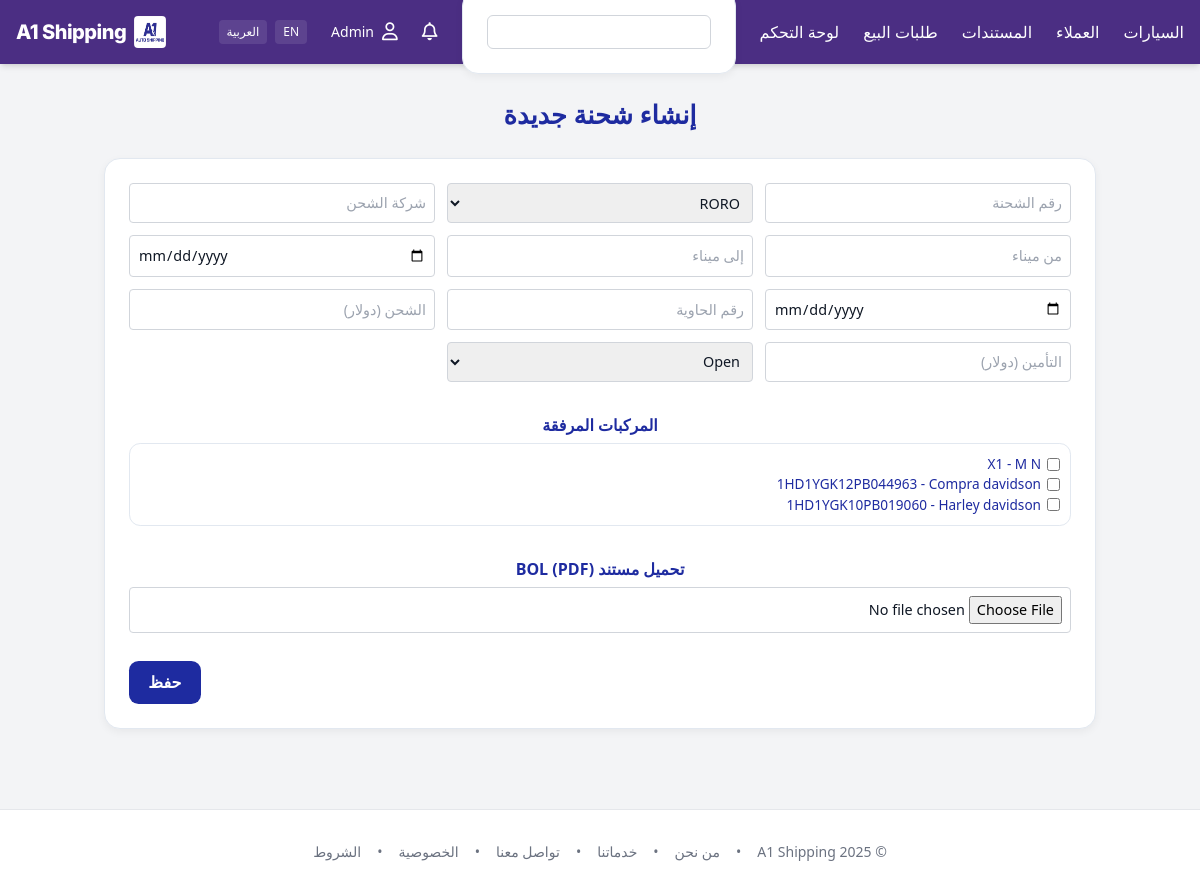
The app's page /ops/shipments/new (signed in) with its own data.
### app/models.py (models this page shows, shortened)
class User(db.Model, UserMixin):
    __tablename__ = "users"
    id = db.Column(db.Integer, primary_key=True)
    name = db.Column(db.String(150))
    email = db.Column(db.String(180), unique=True, index=True)
    phone = db.Column(db.String(50))
    password_hash = db.Column(db.String(200))
    role_id = db.Column(db.Integer, db.ForeignKey("roles.id"))
    active = db.Column(db.Boolean, default=True)
    created_at = db.Column(db.DateTime, default=datetime.utcnow)
    last_login_at = db.Column(db.DateTime)
    role = db.relationship("Role")
    @property
    def is_active(self):
        return bool(self.active)

class Vehicle(db.Model):
    __tablename__ = "vehicles"
    id = db.Column(db.Integer, primary_key=True)
    vin = db.Column(db.String(30), unique=True, index=True)
    make = db.Column(db.String(100))
    model = db.Column(db.String(100))
    year = db.Column(db.Integer)
    auction_id = db.Column(db.Integer, db.ForeignKey("auctions.id"))
    owner_customer_id = db.Column(db.Integer, db.ForeignKey("customers.id"), nullable=True)
    status = db.Column(db.String(50), default="New car")
    current_location = db.Column(db.String(200))
    purchase_price_usd = db.Column(db.Numeric(12,2))
    purchase_date = db.Column(db.DateTime)
    created_at = db.Column(db.DateTime, default=datetime.utcnow)
    share_token: Optional[str] = db.Column(db.String(64), unique=True, index=True)
    share_enabled: bool = db.Column(db.Boolean, default=False, nullable=False)
    auction = db.relationship("Auction")
    owner = db.relationship("Customer")
    cost_items = db.relationship("CostItem", backref="vehicle")

### app/blueprints/operations/routes.py (the view, shortened to what this page needs)
@ops_bp.route('/shipments/new', methods=['GET','POST'])
@role_required('employee', 'admin')
def shipments_new():
    vehicles = db.session.query(Vehicle).order_by(Vehicle.created_at.desc()).limit(200).all()
    return render_template('operations/shipment_form.html', vehicles=vehicles)

### app/security.py (called while the page is built)
def _canonicalize_role(role_name: str | None) -> str | None:
    if not role_name:
        return None
    name = role_name.strip().lower()
    synonyms = {
        "staff": "employee",
        "employees": "employee",
    }
    return synonyms.get(name, name)

def role_required(*allowed_roles: str) -> Callable:
    normalized_allowed = {
        r for r in (_canonicalize_role(r) for r in allowed_roles) if r is not None
    }
    def decorator(view_func: Callable) -> Callable:
        @wraps(view_func)
        @login_required
        def wrapper(*args, **kwargs):
            user_role = getattr(getattr(current_user, "role", None), "name", None)
            user_role_norm = _canonicalize_role(user_role)
            if not user_role_norm or user_role_norm not in normalized_allowed:
                abort(403)
            return view_func(*args, **kwargs)
        return wrapper
    return decorator

### app/templates/operations/shipment_form.html (shortened to what this page needs)
{% extends "layout.html" %}
{% block content %}
<h1>{{ shipment and _('تعديل الشحنة') or _('إنشاء شحنة جديدة') }}</h1>
<form method="post" enctype="multipart/form-data" class="grid grid-cols-1 md:grid-cols-3 gap-3">
  <input name="shipment_number" placeholder="{{ _('رقم الشحنة') }}"
         value="{{ shipment.shipment_number if shipment else '' }}"
         class="border p-2 rounded"
         {% if shipment %}readonly{% endif %}>
  <select name="type" class="border p-2 rounded">
    {% for t in ['RORO','Container'] %}
      <option value="{{t}}" {% if shipment and shipment.type==t %}selected{% endif %}>{{ t }}</option>
    {% endfor %}
  </select>
  <input name="shipping_company" placeholder="{{ _('شركة الشحن') }}" value="{{ shipment.shipping_company if shipment else '' }}" class="border p-2 rounded">
  <input name="origin_port" placeholder="{{ _('من ميناء') }}" value="{{ shipment.origin_port if shipment else '' }}" class="border p-2 rounded">
  <input name="destination_port" placeholder="{{ _('إلى ميناء') }}" value="{{ shipment.destination_port if shipment else '' }}" class="border p-2 rounded">
  <input type="date" name="departure_date" value="{{ shipment.departure_date.strftime('%Y-%m-%d') if shipment and shipment.departure_date else '' }}" class="border p-2 rounded">
  <input type="date" name="arrival_date" value="{{ shipment.arrival_date.strftime('%Y-%m-%d') if shipment and shipment.arrival_date else '' }}" class="border p-2 rounded">
  <input name="container_number" placeholder="{{ _('رقم الحاوية') }}" value="{{ shipment.container_number if shipment else '' }}" class="border p-2 rounded">
  <input name="cost_freight_usd" placeholder="{{ _('الشحن (دولار)') }}" value="{{ shipment.cost_freight_usd if shipment else '' }}" class="border p-2 rounded">
  <input name="cost_insurance_usd" placeholder="{{ _('التأمين (دولار)') }}" value="{{ shipment.cost_insurance_usd if shipment else '' }}" class="border p-2 rounded">
  <select name="status" class="border p-2 rounded">
    {% for s in ['Open','In Transit','Arrived','Delivered'] %}
      <option value="{{s}}" {% if shipment and shipment.status==s %}selected{% endif %}>{{ s }}</option>
    {% endfor %}
  </select>
  <div class="md:col-span-3">
    <div class="section-title">{{ _('المركبات المرفقة') }}</div>
    <div class="checkbox-list">
      {% for v in vehicles %}
        <label><input type="checkbox" name="vehicle_ids" value="{{ v.id }}"> {{ v.vin }} - {{ v.make }} {{ v.model }}</label>
      {% endfor %}
    </div>
  </div>
  <div class="md:col-span-3">
    <div class="section-title">{{ _('تحميل مستند BOL (PDF)') }}</div>
    <input type="file" name="bol" accept="application/pdf" class="border p-2 rounded w-full">
  </div>
  <div class="md:col-span-3 flex justify-end mt-4">
    <button class="btn-main">{{ _('حفظ') }}</button>
  </div>
</form>
{% endblock %}

### app/templates/components/header.html (shortened to what this page needs)
{% set lang = g.get('lang_code', 'ar') %}
{% set is_rtl = (lang == 'ar') %}
{% set role_name = (current_user.role.name|lower) if (current_user.is_authenticated and current_user.role) else '' %}
<nav class="bg-primary text-white fixed top-0 inset-x-0 z-50 shadow-md">
  <div class="max-w-7xl mx-auto px-4">
    <div class="h-16 relative flex items-center justify-between {% if is_rtl %}flex-row-reverse{% endif %}"
         x-data="{ open:false }"
         x-effect="document.body.style.overflow = open ? 'hidden' : ''"
         @click.outside="open=false"
         @keydown.escape.window="open=false">
      <a href="/" class="flex items-center gap-2 font-heading font-extrabold text-xl tracking-tight">
        <img src="{{ url_for('static', filename='logo.jpeg') }}" alt="Logo" class="h-8 w-8 rounded"/>
        <span>A1 Shipping</span>
      </a>
      <div class="hidden md:flex items-center gap-6">
        {% if current_user.is_authenticated and role_name in ['admin','employee'] %}
          <a href="{{ url_for('ops.cars_list') }}" class="hover:text-accent">{{ _('السيارات') }}</a>
          <a href="{{ url_for('ops.customers_list') }}" class="hover:text-accent">{{ _('العملاء') }}</a>
          <a href="{{ url_for('acct.bol_list') }}" class="hover:text-accent">{{ _('المستندات') }}</a>
          <a href="{{ url_for('ops.sale_listings_list') }}" class="hover:text-accent">{{ _('طلبات البيع') }}</a>
          <a href="{{ url_for('ops.dashboard') if role_name=='employee' else url_for('admin.dashboard') }}" class="hover:text-accent">{{ _('لوحة التحكم') }}</a>
        {% elif current_user.is_authenticated and role_name == 'customer' %}
          <a href="{{ url_for('cust.my_cars') }}" class="hover:text-accent">{{ _('سياراتي') }}</a>
          <a href="{{ url_for('cust.invoices_list') }}" class="hover:text-accent">{{ _('فواتيري') }}</a>
          <a href="{{ url_for('cust.dashboard') }}" class="hover:text-accent">{{ _('لوحة التحكم') }}</a>
        {% endif %}
        <form id="vehicle-search-form" class="relative">
          <input id="vehicle-search-input" type="search" inputmode="latin" dir="ltr" placeholder="VIN" aria-label="VIN"
                 class="w-44 lg:w-56 rounded-md bg-white/10 placeholder-white/60 focus:bg-white/20 px-3 py-1.5 text-sm outline-none"/>
          <button class="absolute {{ 'left-2' if is_rtl else 'right-2' }} top-1.5 text-white/80" type="submit">
            <i class="fa-solid fa-magnifying-glass"></i>
          </button>
        </form>
        {% if current_user.is_authenticated %}
          <a href="{{ url_for('ops.dashboard') if role_name in ['admin','employee'] else url_for('cust.dashboard') }}" class="hover:text-accent">
            <i class="fa-regular fa-bell text-lg"></i>
          </a>
          <div class="relative" x-data="{ m:false }">
            <button @click="m=!m" class="flex items-center gap-2 hover:text-accent">
              <i class="fa-regular fa-user text-lg"></i>
              <span class="hidden lg:inline text-sm">{{ current_user.name or current_user.email }}</span>
            </button>
          </div>
        {% else %}
          <a href="{{ url_for('auth.login') }}" class="px-3 py-1.5 rounded-md bg-accent text-neutral font-medium hover:opacity-90">{{ _('دخول') }}</a>
        {% endif %}
        <div class="flex items-center gap-2">
          <a href="{{ request.path }}?lang=en" class="px-2 py-1 rounded bg-white/10 hover:bg-white/20 text-xs">EN</a>
          <a href="{{ request.path }}?lang=ar" class="px-2 py-1 rounded bg-white/10 hover:bg-white/20 text-xs">العربية</a>
        </div>
      </div>
    </div>
  </div>
</nav>

### app/templates/layout.html (style rules this page uses)
html, body { scroll-behavior: smooth; }

### app/templates/operations/shipment_form.html (style rules this page uses)
body { font-family: 'Cairo', sans-serif; background-color: #fff; color: #1E2BA0; }
h1 { font-size: 1.6rem; font-weight: 700; color: #1E2BA0; margin-bottom: 1.5rem; }
form { background-color: #ffffff; border: 1px solid #e2e8f0; border-radius: 1rem; padding: 1.5rem; box-shadow: 0 3px 8px rgba(0,0,0,0.05); }
input, select, textarea { border: 1px solid #d1d5db; border-radius: 0.5rem; padding: 0.6rem 0.75rem; font-size: 0.9rem; transition: border-color 0.2s; }
label { font-size: 0.85rem; font-weight: 600; color: #1E2BA0; }
.btn-main { background-color: #1E2BA0; color: white; padding: 0.6rem 1.2rem; border-radius: 0.6rem; font-weight: 600; transition: background-color 0.2s; }
.section-title { font-weight: 600; font-size: 1rem; margin-top: 1.2rem; margin-bottom: 0.4rem; color: #1E2BA0; }
.checkbox-list { border: 1px solid #e2e8f0; border-radius: 0.7rem; max-height: 12rem; overflow-y: auto; padding: 0.6rem; }
.checkbox-list label { display: flex; align-items: center; gap: 0.4rem; font-weight: 500; color: #1E2BA0; }

### records on screen
User: name "Admin"
Vehicle: vin "X1", make "M", model "N"
Vehicle: vin "1HD1YGK12PB044963", make "Compra", model "davidson"
Vehicle: vin "1HD1YGK10PB019060", make "Harley", model "davidson"

### other values on screen
{{ shipment and _('تعديل الشحنة') or _('إنشاء شحنة جديدة') }} "إنشاء شحنة جديدة"
form field type "RORO"
form field status "Open"
